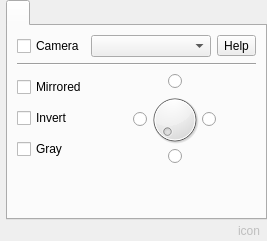
      <widget class="QWidget" name="tabSidebarCamera">
       <property name="toolTip">
        <string notr="true"/>
       </property>
       <attribute name="title">
        <string notr="true"/>
       </attribute>
       <attribute name="toolTip">
        <string>Camera</string>
       </attribute>
       <layout class="QVBoxLayout" name="verticalLayout_17">
        <property name="spacing">
         <number>0</number>
        </property>
        <property name="leftMargin">
         <number>6</number>
        </property>
        <property name="topMargin">
         <number>0</number>
        </property>
        <property name="rightMargin">
         <number>0</number>
        </property>
        <property name="bottomMargin">
         <number>0</number>
        </property>
        <item>
         <widget class="QTabWidget" name="tabWidgetCamera">
          <property name="toolTip">
           <string notr="true"/>
          </property>
          <property name="currentIndex">
           <number>0</number>
          </property>
          <property name="iconSize">
           <size>
            <width>48</width>
            <height>48</height>
           </size>
          </property>
          <widget class="QWidget" name="widgetCamera">
           <property name="toolTip">
            <string notr="true"/>
           </property>
           <attribute name="title">
            <string notr="true"/>
           </attribute>
           <layout class="QVBoxLayout" name="verticalLayout_16">
            <item>
             <layout class="QGridLayout" name="gridLayout_4">
              <item row="0" column="0">
               <widget class="QCheckBox" name="checkBoxCamera">
                <property name="toolTip">
                 <string notr="true"/>
                </property>
                <property name="text">
                 <string>Camera</string>
                </property>
               </widget>
              </item>
              <item row="0" column="1">
               <widget class="QComboBox" name="comboBoxCamera">
                <property name="sizePolicy">
                 <sizepolicy hsizetype="MinimumExpanding" vsizetype="Fixed">
                  <horstretch>0</horstretch>
                  <verstretch>0</verstretch>
                 </sizepolicy>
                </property>
                <property name="currentText">
                 <string notr="true"/>
                </property>
               </widget>
              </item>
              <item row="0" column="2">
               <widget class="QToolButton" name="toolButtonCameraHelp">
                <property name="toolTip">
                 <string notr="true"/>
                </property>
                <property name="text">
                 <string notr="true">Help</string>
                </property>
               </widget>
              </item>
             </layout>
            </item>
            <item>
             <widget class="Line" name="line_2">
              <property name="orientation">
               <enum>Qt::Horizontal</enum>
              </property>
             </widget>
            </item>
            <item>
             <layout class="QHBoxLayout" name="horizontalLayout_10">
              <item>
               <layout class="QVBoxLayout" name="verticalLayout_21">
                <item>
                 <widget class="QCheckBox" name="checkBoxMirror">
                  <property name="text">
                   <string>Mirrored</string>
                  </property>
                 </widget>
                </item>
                <item>
                 <widget class="QCheckBox" name="checkBoxInvert">
                  <property name="text">
                   <string>Invert</string>
                  </property>
                 </widget>
                </item>
                <item>
                 <widget class="QCheckBox" name="checkBoxGray">
                  <property name="text">
                   <string>Gray</string>
                  </property>
                 </widget>
                </item>
               </layout>
              </item>
              <item>
               <layout class="QVBoxLayout" name="layout_2" stretch="0,0,0">
                <property name="spacing">
                 <number>0</number>
                </property>
                <property name="topMargin">
                 <number>0</number>
                </property>
                <item>
                 <layout class="QHBoxLayout" name="horizontalLayout_12">
                  <property name="spacing">
                   <number>0</number>
                  </property>
                  <property name="topMargin">
                   <number>0</number>
                  </property>
                  <item>
                   <spacer name="horizontalSpacer_7">
                    <property name="orientation">
                     <enum>Qt::Horizontal</enum>
                    </property>
                    <property name="sizeHint" stdset="0">
                     <size>
                      <width>40</width>
                      <height>20</height>
                     </size>
                    </property>
                   </spacer>
                  </item>
                  <item>
                   <widget class="QRadioButton" name="radioButtonTopMiddle">
                    <property name="text">
                     <string notr="true"/>
                    </property>
                   </widget>
                  </item>
                  <item>
                   <spacer name="horizontalSpacer_8">
                    <property name="orientation">
                     <enum>Qt::Horizontal</enum>
                    </property>
                    <property name="sizeHint" stdset="0">
                     <size>
                      <width>40</width>
                      <height>20</height>
                     </size>
                    </property>
                   </spacer>
                  </item>
                 </layout>
                </item>
                <item>
                 <layout class="QHBoxLayout" name="horizontalLayout_13">
                  <property name="spacing">
                   <number>0</number>
                  </property>
                  <item>
                   <spacer name="horizontalSpacer_9">
                    <property name="orientation">
                     <enum>Qt::Horizontal</enum>
                    </property>
                    <property name="sizeHint" stdset="0">
                     <size>
                      <width>40</width>
                      <height>20</height>
                     </size>
                    </property>
                   </spacer>
                  </item>
                  <item>
                   <widget class="QRadioButton" name="radioButtonLeftMiddle">
                    <property name="text">
                     <string notr="true"/>
                    </property>
                   </widget>
                  </item>
                  <item>
                   <widget class="QDial" name="dialRotate">
                    <property name="sizePolicy">
                     <sizepolicy hsizetype="Preferred" vsizetype="Preferred">
                      <horstretch>0</horstretch>
                      <verstretch>0</verstretch>
                     </sizepolicy>
                    </property>
                    <property name="minimumSize">
                     <size>
                      <width>55</width>
                      <height>55</height>
                     </size>
                    </property>
                    <property name="maximumSize">
                     <size>
                      <width>55</width>
                      <height>55</height>
                     </size>
                    </property>
                    <property name="orientation">
                     <enum>Qt::Horizontal</enum>
                    </property>
                   </widget>
                  </item>
                  <item>
                   <widget class="QRadioButton" name="radioButtonRightMiddle">
                    <property name="text">
                     <string notr="true"/>
                    </property>
                   </widget>
                  </item>
                  <item>
                   <spacer name="horizontalSpacer_10">
                    <property name="orientation">
                     <enum>Qt::Horizontal</enum>
                    </property>
                    <property name="sizeHint" stdset="0">
                     <size>
                      <width>40</width>
                      <height>20</height>
                     </size>
                    </property>
                   </spacer>
                  </item>
                 </layout>
                </item>
                <item>
                 <layout class="QHBoxLayout" name="horizontalLayout_14">
                  <property name="spacing">
                   <number>0</number>
                  </property>
                  <item>
                   <spacer name="horizontalSpacer_11">
                    <property name="orientation">
                     <enum>Qt::Horizontal</enum>
                    </property>
                    <property name="sizeHint" stdset="0">
                     <size>
                      <width>40</width>
                      <height>20</height>
                     </size>
                    </property>
                   </spacer>
                  </item>
                  <item>
                   <widget class="QRadioButton" name="radioButtonBottomMiddle">
                    <property name="text">
                     <string notr="true"/>
                    </property>
                   </widget>
                  </item>
                  <item>
                   <spacer name="horizontalSpacer_12">
                    <property name="orientation">
                     <enum>Qt::Horizontal</enum>
                    </property>
                    <property name="sizeHint" stdset="0">
                     <size>
                      <width>40</width>
                      <height>20</height>
                     </size>
                    </property>
                   </spacer>
                  </item>
                 </layout>
                </item>
               </layout>
              </item>
             </layout>
            </item>
            <item>
             <spacer name="verticalSpacer">
              <property name="orientation">
               <enum>Qt::Vertical</enum>
              </property>
              <property name="sizeHint" stdset="0">
               <size>
                <width>20</width>
                <height>40</height>
               </size>
              </property>
             </spacer>
            </item>
           </layout>
          </widget>
         </widget>
        </item>
        <item>
         <layout class="QHBoxLayout" name="horizontalLayout_32">
          <item>
           <spacer name="horizontalSpacer_15">
            <property name="orientation">
             <enum>Qt::Horizontal</enum>
            </property>
            <property name="sizeHint" stdset="0">
             <size>
              <width>40</width>
              <height>20</height>
             </size>
            </property>
           </spacer>
          </item>
          <item>
           <widget class="QToolButton" name="toolButtonBsCamera">
            <property name="enabled">
             <bool>false</bool>
            </property>
            <property name="text">
             <string>icon</string>
            </property>
            <property name="iconSize">
             <size>
              <width>28</width>
              <height>28</height>
             </size>
            </property>
            <property name="autoRaise">
             <bool>true</bool>
            </property>
           </widget>
          </item>
         </layout>
        </item>
       </layout>
      </widget>
